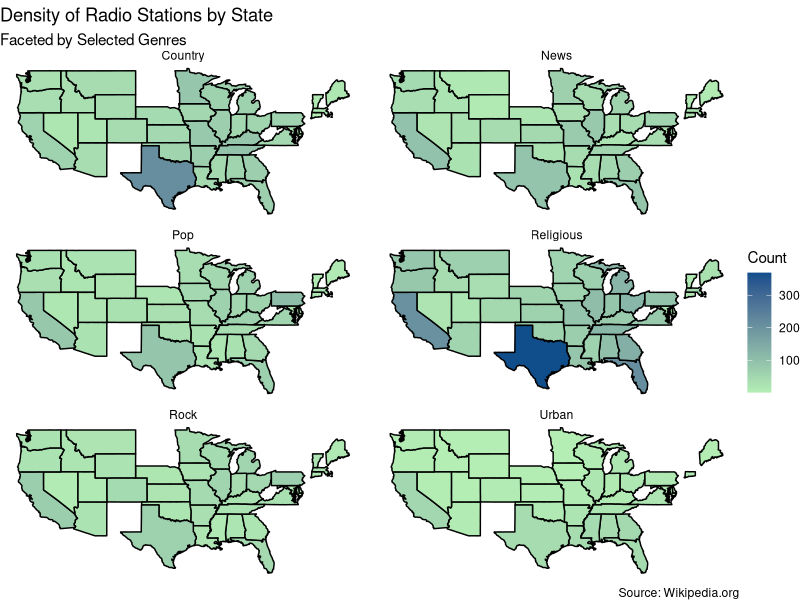
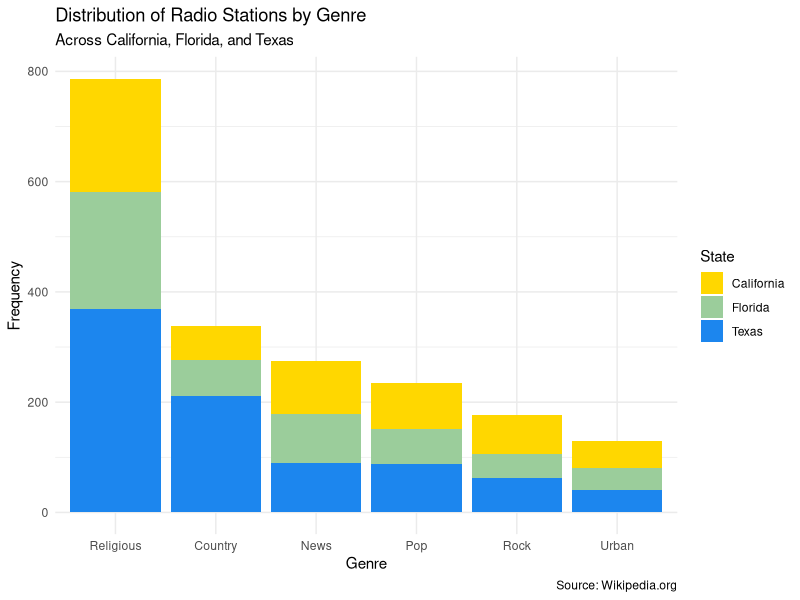
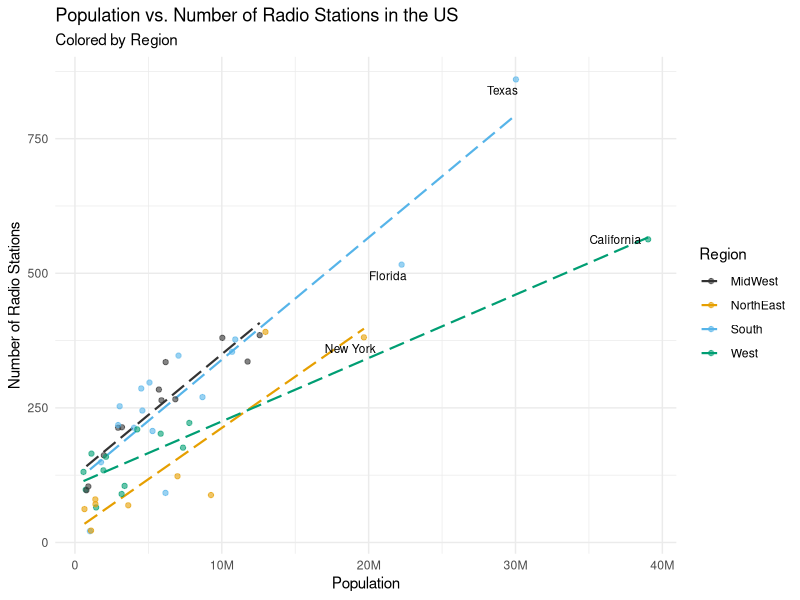
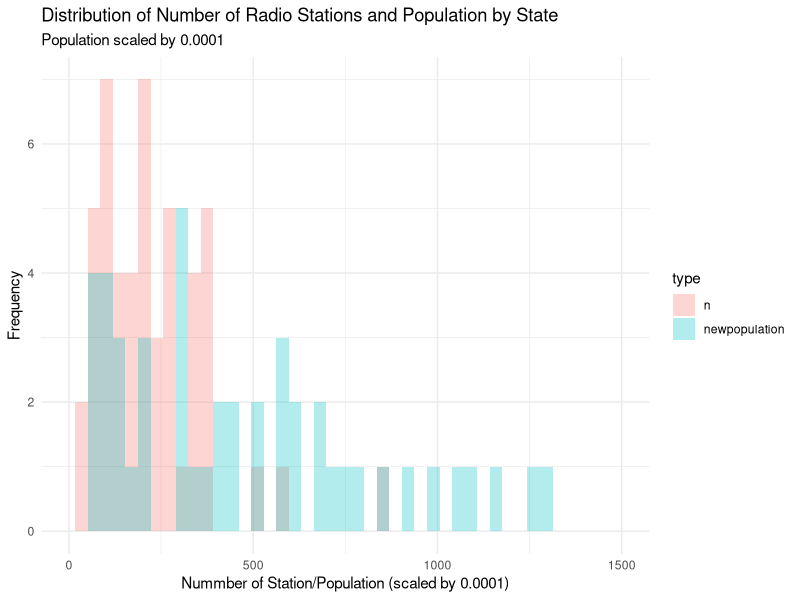

These figures' R source, in order:
## ---- chunk 1
#| label:  creating new genre column

library(tidyverse)

state_stations <- read_csv(file = 'data/state_stations.csv')
coords <- read_csv(file = 'data/site_lat_long.csv')
station_info <- read_csv(file='data/station_info.csv')

#state_stations |>
  #group_by(format) |>
  #summarise(n())

Genre_Lists <- list(

   c('Religious', 'Christian', 'Gospel', 'Religion', 'Catholic', 'worship'),
   c('Urban', 'R&B', 'Blues', 'Rhythmic','Rhythym and Blues','Hip Hop', 'mainstream urban', 'Urban adult contemporary', 'Urban contemporary'),
      c('Pop', 'Contemporary Hit', 'adult contemporary', 'Top 40 (CHR)', 'Hot AC', 'CHR'),
  c( 'Rock', 'Alternative','Indie'),
  
  c('Country','Southern', 'Bluegrass'),
  
  c('News', 'News/Talk', 'Talk'))

tmpstr <- Reduce(function(s, lst) gsub(paste0("(", paste(lst, collapse = "|"), ")"), lst[1], s, ignore.case = TRUE),
                 Genre_Lists, init = state_stations$format)
tmpGenres <- regmatches(tmpstr,
                        gregexpr(paste0("(", paste0(sapply(Genre_Lists, `[[`, 1), collapse = "|"), ")"),
                                 tmpstr, ignore.case = TRUE))
tmpGenres <- replace(tmpGenres, sapply(tmpGenres, Negate(length)), NA_character_)
tmpGenres <- sapply(tmpGenres, tail, n = 1)
tmpGenres[ is.na(tmpGenres) ] <- "Not Found"
state_stations$Genre <- tmpGenres

state_stations<-state_stations%>%
filter(!is.na(format))%>%
filter(Genre!='Not Found')

state_stations%>%
  group_by(Genre)%>%
  summarise(n())
## ---- chunk 2
#| label: US choropleth map

library(maps)

us_states <- map_data("state")

#ggplot() +
#  geom_polygon(data = us_states,
#               aes(x = long, y = lat, group = group),
#              color = "black", fill = "lightpink")

number_stations <- state_stations %>%
  group_by(state, Genre) %>%
  summarise(n = n())

number_stations <- drop_na(number_stations)
number_stations$state <- tolower(number_stations$state)

merged_stations <- full_join(us_states, number_stations, 
                             by = c("region" = "state"))

merged_stations <- merged_stations%>%
  filter(!is.na(region))%>%
  filter(!is.na(Genre))

ggplot() +
#   geom_polygon(data = us_states,
#               aes(x = long, y = lat, group = group),
#               color = "black", fill = "lightpink")+
  geom_polygon(data = merged_stations, 
               aes(x = long, y = lat, group = group, fill = n), 
               color = "black") +
  facet_wrap(~ Genre, nrow=3, ncol=2, scales="free") +
  scale_fill_continuous(
  low = "darkseagreen2",high = "dodgerblue4")+
  labs(x = "", 
      title ="Density of Radio Stations by State",
      subtitle = "Faceted by Selected Genres",
       fill="Count",
       caption = "Source: Wikipedia.org") +theme_void()




## ---- chunk 3
library(forcats)

CFT<- state_stations%>%
  filter(state == "Texas" | state =="California" | state == "Florida")%>%
  select(c(state, Genre))%>%
  group_by(state, Genre)



ggplot(data=CFT, aes(x=fct_infreq(Genre), fill=state))+geom_bar() +
  scale_fill_manual(values=c('gold', 'darkseagreen3', 'dodgerblue2'))+
  theme_minimal() +
  labs(x = "Genre", 
       y = "Frequency",
      title ="Distribution of Radio Stations by Genre",
      subtitle = "Across California, Florida, and Texas",
       fill="State",
       caption = "Source: Wikipedia.org")
## ---- chunk 4
#| label: data_prep for Q2
pop_data <- read_csv("data/population_data_2022.csv")

# label states
pop_data <- pop_data %>% 
  mutate(
    region_name = case_when(
      REGION == 1 ~ "NorthEast",
      REGION == 2 ~ "MidWest",
      REGION == 3 ~ "South",
      REGION == 4 ~ "West",
    )
  ) %>% 
  select(
    region_name, NAME, POPESTIMATE2022
  )

# remove region names
pop_data <- pop_data[-c(1:14),]

# remove Puerto Rico
pop_data <- subset(pop_data, region_name != "Puerto Rico")

# remove '_" from space station state colums
state_stations$state <- sub("_", " ", state_stations$state)

state_stations_pop <- merge(x = state_stations, y = pop_data, by.x = "state", by.y = "NAME")

state_stations_pop_reg <- distinct(state_stations_pop %>% group_by(state) %>% 
                           summarise(n = n(), region_name = region_name, pop_2022 = POPESTIMATE2022))
## ---- chunk 5

library(ggrepel)
library(scales)

ggplot(state_stations_pop_reg, aes(x = pop_2022, y = n, color = region_name)) +
  geom_smooth(method = "lm", se = FALSE, size = 0.75, linetype = "longdash") +
  geom_point(alpha = 0.6) +
  geom_text_repel(data=subset(state_stations_pop_reg, pop_2022 > 15000000 | n > 500), aes(label = state), color = "black", size = 3) +
  scale_x_continuous(labels = label_number(scale_cut = cut_short_scale())) +
  scale_color_manual(values = c("#333333", "#E69F00", "#56B4E9", "#009E73")) +
  labs(x = "Population", y = "Number of Radio Stations", title = "Population vs. Number of Radio Stations in the US",
       subtitle = "Colored by Region",
       color = "Region") + theme_minimal()
## ---- chunk 6
#| label: Q2-2 ()

station_count <- distinct(state_stations_pop %>% group_by(state) %>% summarise(n=n(), region_name=region_name, population = POPESTIMATE2022))

trial<-station_count%>%
  mutate(newpopulation=population/10000)%>%
  pivot_longer(cols=c("n", "newpopulation"),
               names_to="type",
               values_to='amount')
ggplot(data=trial, aes(x=amount, fill= type)) +
 geom_histogram(alpha = 0.3,bins=45,position="identity") + xlim(0,1500)+
  theme_minimal()+
    labs(
    x = "Nummber of Station/Population (scaled by 0.0001)",
    y = "Frequency",
    title = "Distribution of Number of Radio Stations and Population by State",
    subtitle = "Population scaled by 0.0001")
## ---- chunk 7
trial
